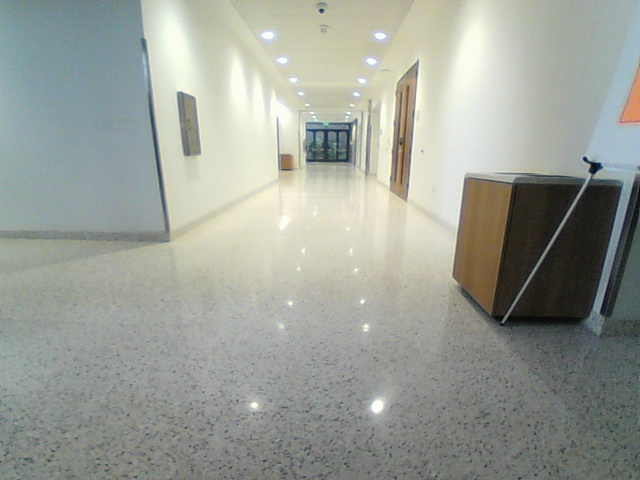
#> input picture Camera/Image3.jpg, 640 x 480 px
$ python TransformPerspective.py
#> lines starting #> are read from the running program, lines starting #| are printed output that depends on the picture
import numpy as np
import cv2
import matplotlib.pyplot as plt

img = cv2.imread('Image3.jpg')
#> img is the input picture: shape (480, 640, 3); mean B, G, R 151.2, 159.3, 155.1
rows,cols,ch = img.shape
#> rows = 480; cols = 640; ch = 3

pts1 = np.float32([[307, 167],[359, 167],[0, 336],[640, 336]]) #Find this points manually
pts2 = np.float32([[0,0],[640,0],[0,336],[640, 336]])

M = cv2.getPerspectiveTransform(pts1,pts2)

dst = cv2.warpPerspective(img,M,(640, 370))
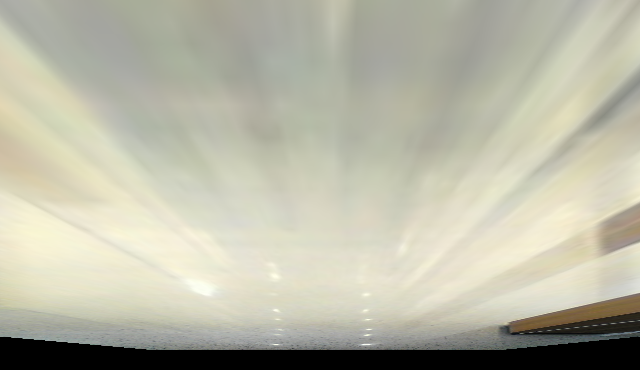
#> dst: shape (370, 640, 3); mean B, G, R 166.2, 183.6, 184.4

plt.subplot(121),plt.imshow(img),plt.title('Input')
plt.subplot(122),plt.imshow(dst),plt.title('Output')
plt.show()
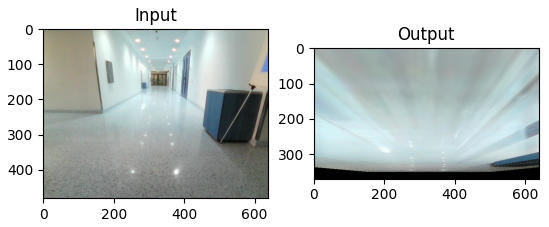
#> figure drawn by matplotlib, 2 panels; B, G, R data is drawn as R, G, B

$ run again, with Camera/ImageCalib1.jpg copied over Camera/Image3.jpg
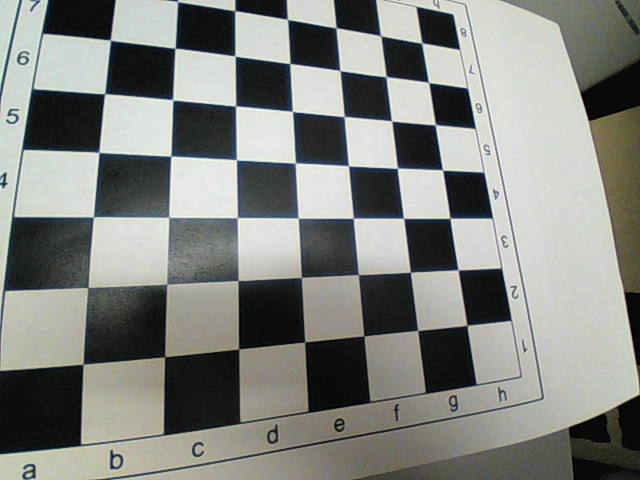
#> input picture Camera/ImageCalib1.jpg, 640 x 480 px
#> img is the input picture: shape (480, 640, 3); mean B, G, R 127.5, 132.7, 130.2
#> `dst = cv2.warpPerspective(img,M,(640, 370))`:
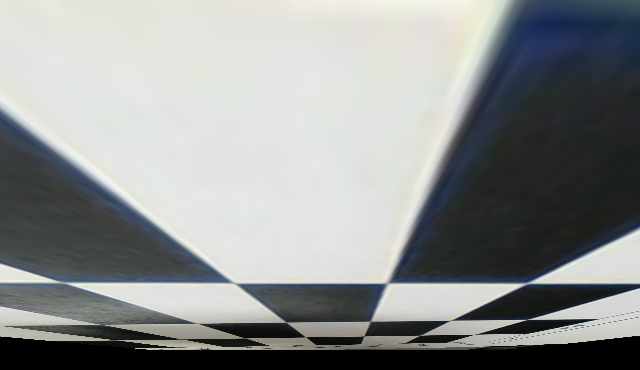
#> dst: shape (370, 640, 3); mean B, G, R 144.4, 144.9, 142
#> `plt.show()`:
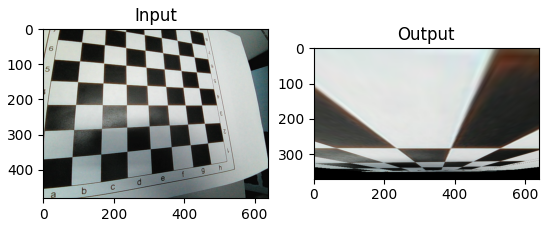
#> figure drawn by matplotlib, 2 panels; B, G, R data is drawn as R, G, B

$ run again, with Camera/ImageCalib10.jpg copied over Camera/Image3.jpg
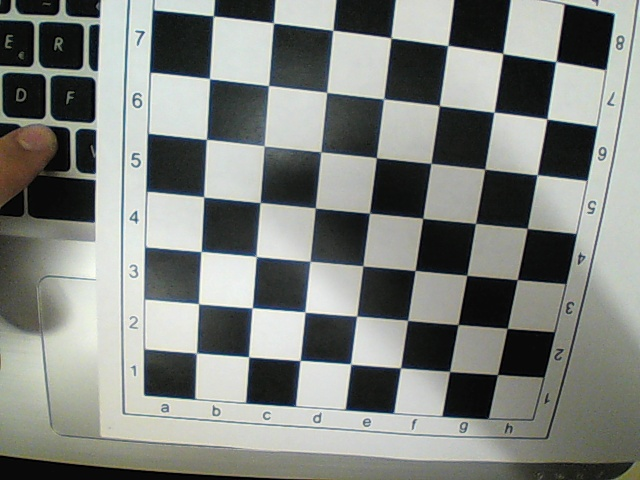
#> input picture Camera/ImageCalib10.jpg, 640 x 480 px
#> img is the input picture: shape (480, 640, 3); mean B, G, R 126.5, 131.2, 127.7
#> `dst = cv2.warpPerspective(img,M,(640, 370))`:
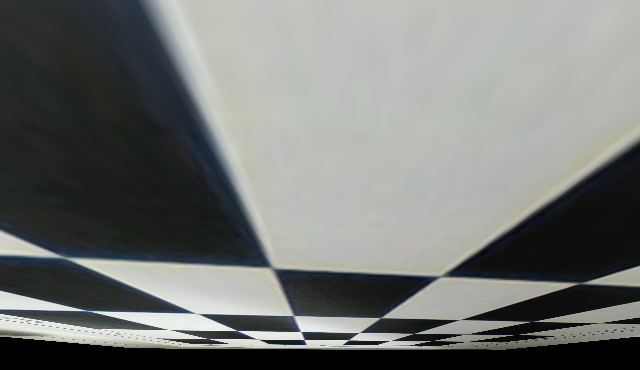
#> dst: shape (370, 640, 3); mean B, G, R 115.9, 118.5, 115.9
#> `plt.show()`:
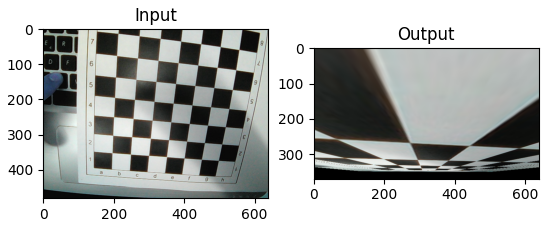
#> figure drawn by matplotlib, 2 panels; B, G, R data is drawn as R, G, B

$ run again, with Camera/ImageCalib11.jpg copied over Camera/Image3.jpg
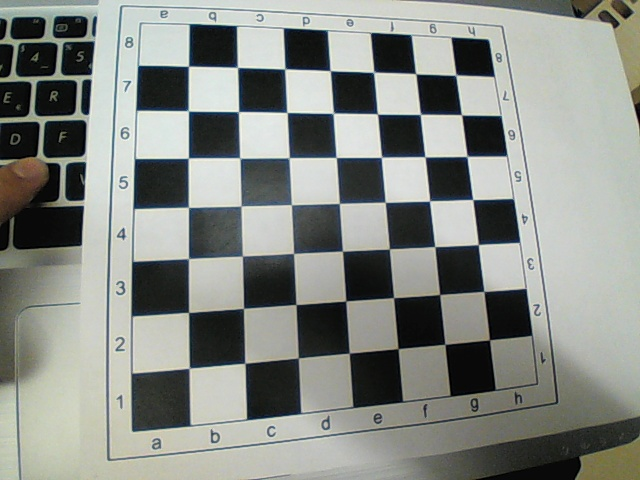
#> input picture Camera/ImageCalib11.jpg, 640 x 480 px
#> img is the input picture: shape (480, 640, 3); mean B, G, R 133.5, 139.1, 135.4
#> `dst = cv2.warpPerspective(img,M,(640, 370))`:
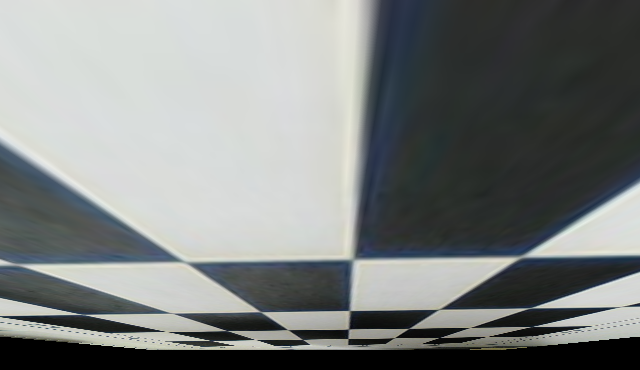
#> dst: shape (370, 640, 3); mean B, G, R 128.3, 129.3, 125.6
#> `plt.show()`:
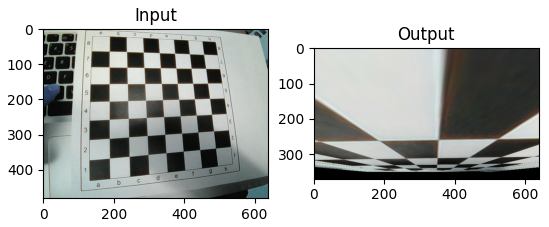
#> figure drawn by matplotlib, 2 panels; B, G, R data is drawn as R, G, B
